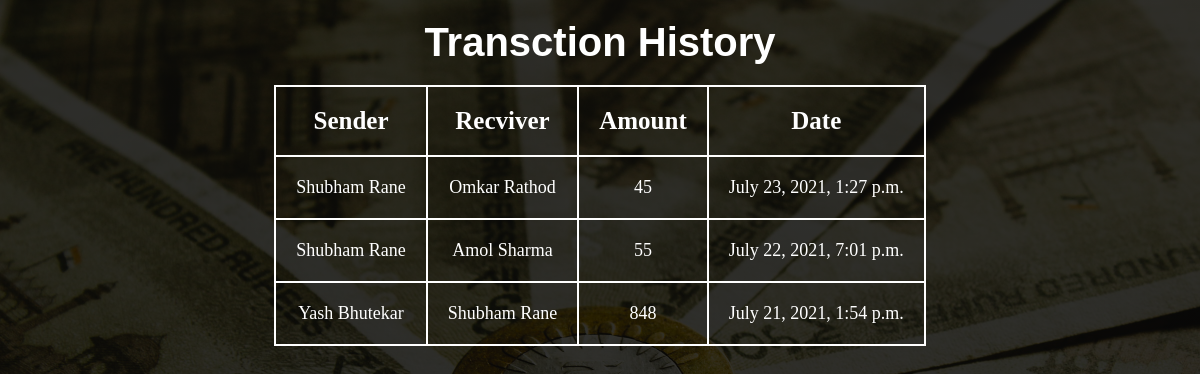
The page /history/ on the database its author committed.
### BanksWorking/models.py (models this page shows, shortened)
class Transaction(models.Model):
    sname = models.CharField(max_length=122)
    rname = models.CharField(max_length=122)
    money= models.IntegerField()
    tdate = models.DateTimeField()

### BanksWorking/views.py (the view)
# urls.py: path("history/", views.history, name="history"),
def history(request):
    transaction = Transaction.objects.all().order_by('-id')
    return render(request,'history.html',{'tc':transaction})

### BanksWorking/templates/history.html (shortened to what this page needs)
{% load static %}
<!DOCTYPE html>
<html lang="en">
<head>
    <link rel="stylesheet" href="{% static 'history.css' %}">
</head>
<body>
    <h1>Transction History</h1>
    <div class="container mt-5">
        {%if tc%}
        <table class="table">
            <thead>
                <tr>
                    <th scope="col">Sender</th>
                    <th scope="col">Recviver</th>
                    <th scope="col">Amount</th>
                    <th scope="col">Date</th>
                </tr>
            </thead>
            <tbody>
                {%for t in tc %}
                <tr>
                    <td>{{t.sname}}</td>
                    <td>{{t.rname}}</td>
                    <td>{{t.money}}</td>
                    <td>{{t.tdate}}</td>
                </tr>
                {% endfor %}
            </tbody>
            {% endif %}
        </table>
    </div>
</body>
</html>

### BanksWorking/static/history.css (style rules this page uses)
* { margin: 0; padding: 0; box-sizing: border-box; }
body { height: 100vh; background-image:linear-gradient(rgba(0, 0, 0, 0.8),rgba(0,0,0,0.8)),url('bg.jpg'); background-position: center; background-repeat: no-repeat; background-size: cover; width: 80%; margin: auto; }
h1 { text-align: center; color: #fff; padding: 20px; font-size: 40px; font-family: 'Jost', sans-serif; }
table,th,td { border: 2px solid #fff; border-collapse: collapse; padding: 20px; color: #fff; margin: auto; text-align: center; font-size: large; }
table,th { font-size: 25px; }

### rows shown on the page
Transaction: sname "Shubham Rane", rname "Omkar Rathod", money "45", tdate "July 23, 2021, 1:27 p.m."
Transaction: sname "Shubham Rane", rname "Amol Sharma", money "55", tdate "July 22, 2021, 7:01 p.m."
Transaction: sname "Yash Bhutekar", rname "Shubham Rane", money "848", tdate "July 21, 2021, 1:54 p.m."
